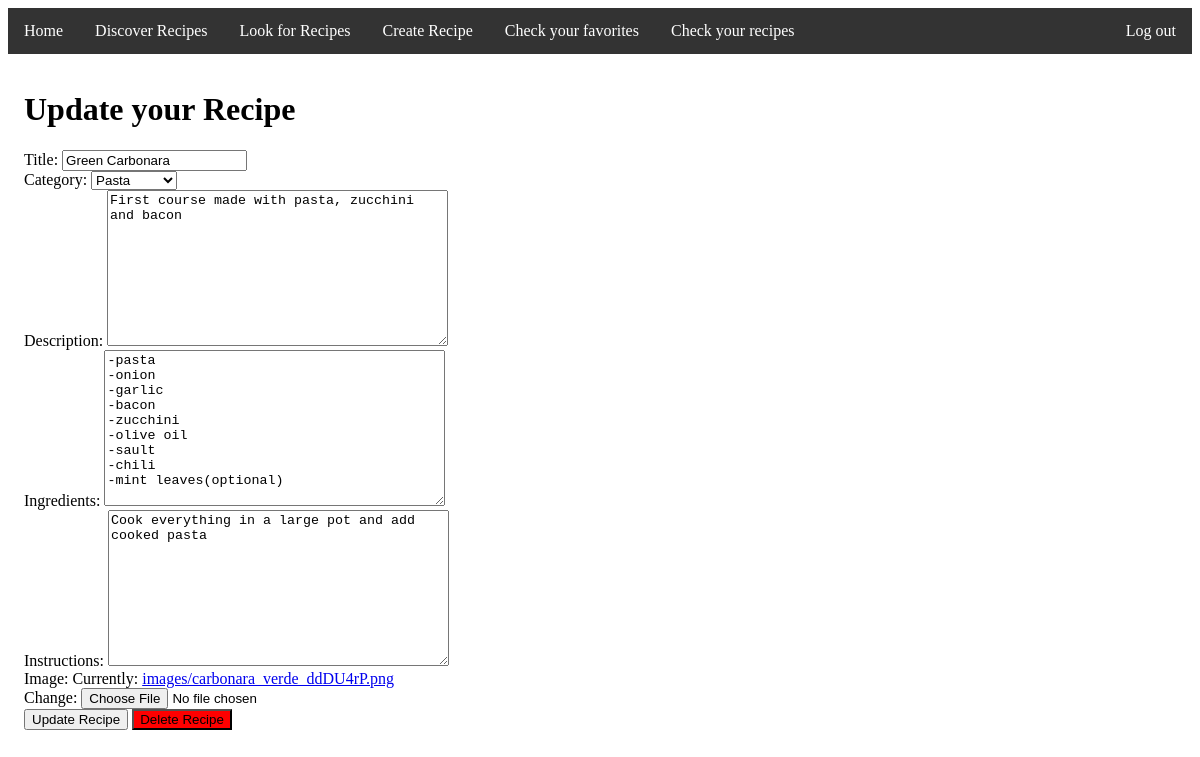
Screenshot of /update/14/ (signed in) with the database file from the repository.
### recipes/models.py (models this page shows, shortened)
class Recipe(models.Model):
    title = models.CharField(max_length=200)
    author = models.ForeignKey(User, on_delete=models.CASCADE, default='', null=True)
    category = models.ForeignKey(Category, on_delete=models.CASCADE)
    description = models.TextField(max_length=2000)
    ingredients = models.CharField(max_length=2000, default='')
    instructions = models.CharField(max_length=2000, default='')
    image = models.ImageField(upload_to='images/', default='')

class Category(models.Model):
    type = models.CharField(max_length=200)

### recipes/views.py (the view, shortened to what this page needs)
# urls.py: path('update/<int:pk>/', login_required(views.RecipeUpdateView.as_view()), name="recipe-update"),
class RecipeUpdateView(UserPassesTestMixin, UpdateView):
    model = models.Recipe
    form_class = RecipeForm
    template_name = 'Recipe_update.html'
    context_object_name = 'recipe'
    def get_context_data(self, **kwargs):
        context = super(RecipeUpdateView, self).get_context_data(**kwargs)
        context['categories'] = models.Category.objects.all()
        return context
    def test_func(self):
        recipe = self.get_object()
        if self.request.user == recipe.author:
            return True
        return False

### recipes/forms.py
class RecipeForm(ModelForm):
    class Meta:
        model = Recipe
        fields = ['title', 'description', 'category', 'ingredients', 'instructions', 'image']
        widgets = {
            'title': TextInput(attrs={'class': 'form-control'}),
            'description': Textarea(attrs={'class': 'form-control'}),
            'category': TextInput(attrs={'class': 'form-control'}),
            'ingredients': Textarea(attrs={'class': 'form-control'}),
            'instructions': Textarea(attrs={'class': 'form-control'}),
        }
    def __init__(self, *args, **kwargs):
        super().__init__(*args, **kwargs)
        self.fields['image'].required = False

### templates/Recipe_update.html (shortened to what this page needs)
{% extends 'base.html' %}
{% block content %}
    <h1>Update your Recipe</h1>
    <form method="POST" enctype="multipart/form-data">
        <div class="form-group">
            <label for="title">Title:</label>
            {{ form.title }}
        </div>
        <div class="form-group">
            <label for="category">Category:</label>
            <select id="category" name="category" class="form-control" required>
                {% for category in categories %}
                    <option value="{{ category.id }}"
                        {% if category.id == recipe.category.id %} selected {% endif %}>
                        {{ category.type }}
                    </option>
                {% endfor %}
            </select>
        </div>
        <div class="form-group">
            <label for="description">Description:</label>
            {{ form.description }}
        </div>
        <div class="form-group">
            <label for="ingredients">Ingredients:</label>
            {{ form.ingredients }}
        </div>
        <div class="form-group">
            <label for="instructions">Instructions:</label>
            {{ form.instructions }}
        </div>
        <div class="form-group">
            <label for="image">Image:</label>
            {{ form.image }}
        </div>
        <button type="submit" class="btn btn-primary">Update Recipe</button>
        <button style="background-color: red" type="button" class="btn btn-primary"
                onclick="window.location = '{% url "recipe-delete" recipe.id %}'">Delete Recipe</button>
    </form>
{% endblock %}

### rows the page displays
Recipe: title "Green Carbonara", category "Pasta", description "First course made with pasta, zucchini and bacon", ingredients "-pasta -onion -garlic -bacon -zucchini -olive oil -sault -chili -mint leaves(optional)", instructions "Cook everything in a large pot and add cooked pasta"
